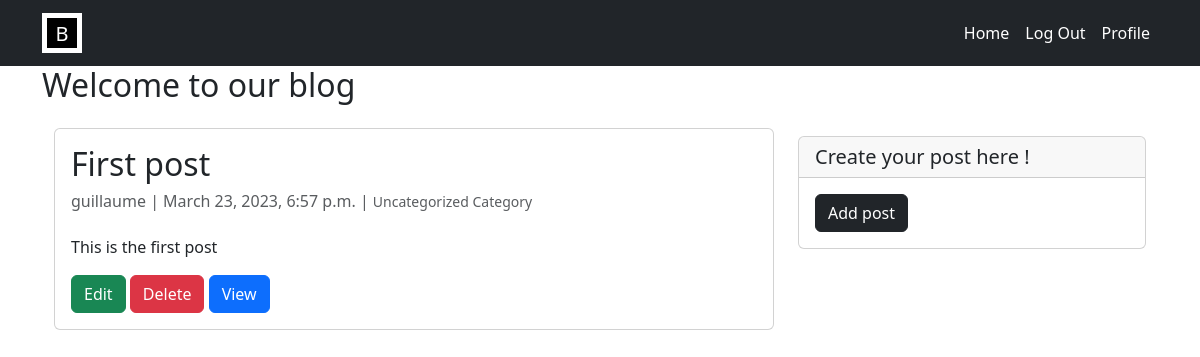
The app's page / (signed in), older data.
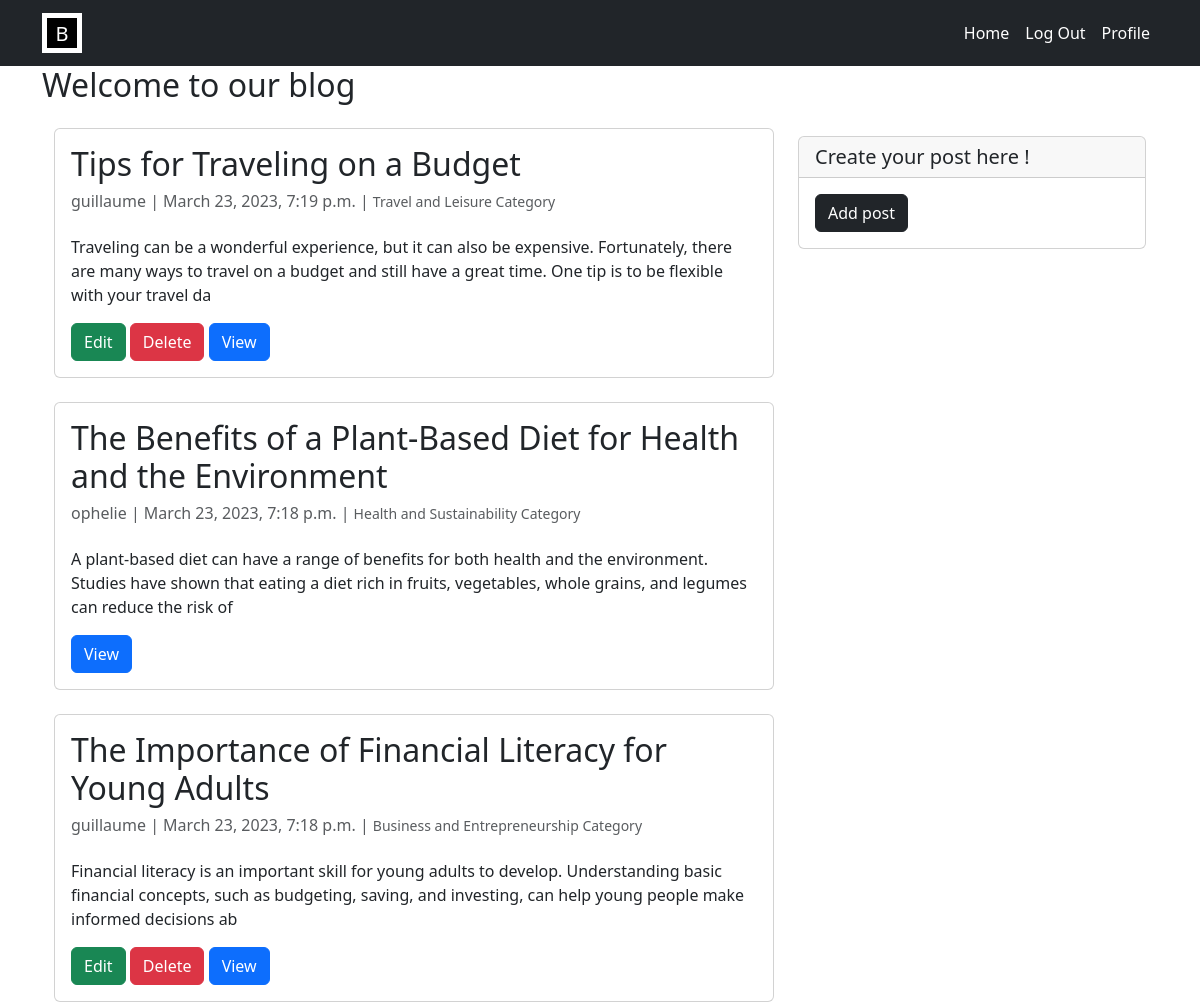
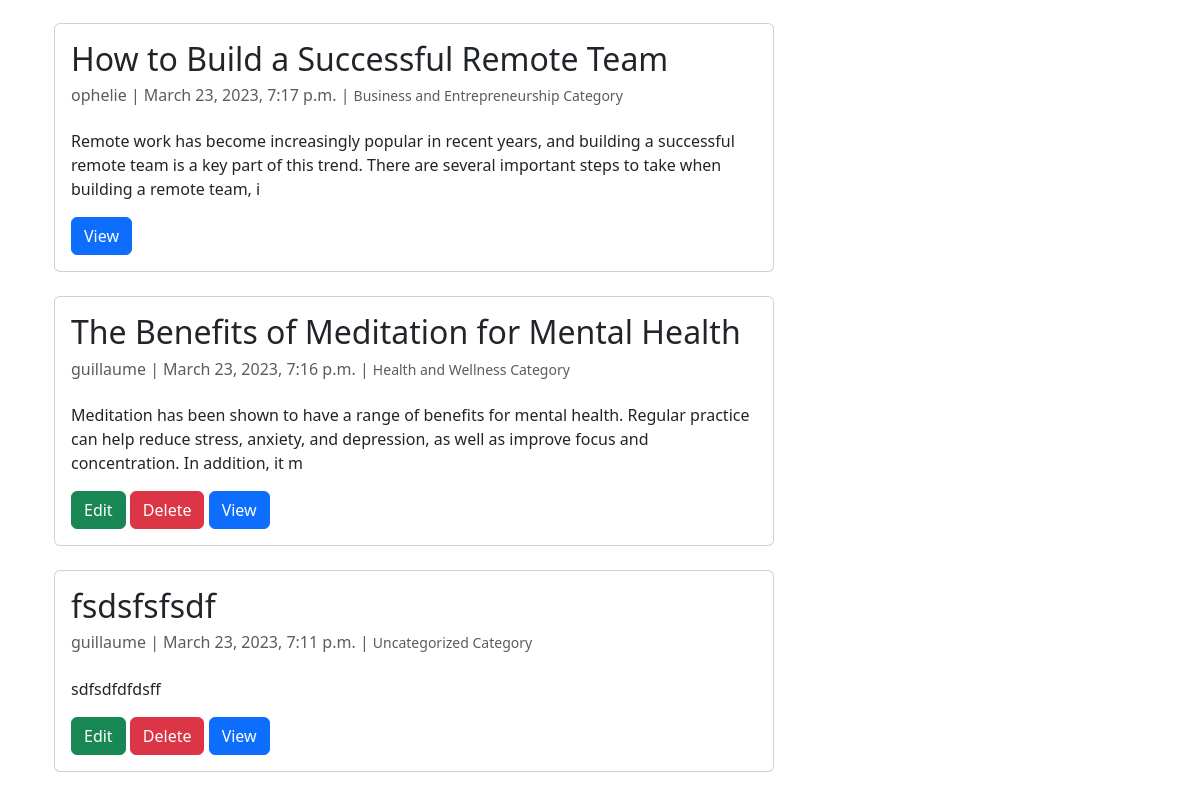
The same page, newer data (2 pictures, top to bottom).
### myblog/models.py (models this page shows, shortened)
class Post(models.Model):
    title = models.CharField(max_length=200, unique=True)
    author = models.ForeignKey(User, on_delete= models.CASCADE,related_name='posts')
    updated_on = models.DateTimeField(auto_now= True)
    content = models.TextField()
    created_on = models.DateTimeField(auto_now_add=True)
    slug = models.CharField(max_length=200, unique=True, null=False)
    category = models.ForeignKey(Category, on_delete=models.PROTECT, null=True)
    class Meta:
        ordering = ['-created_on']

class Category(models.Model):
    name = models.CharField(max_length=100, default='uncategorized')
    def __str__(self):
        return self.name

### myblog/views.py (the view)
# urls.py: path('', views.PostList.as_view(), name='home'),
class PostList(generic.ListView):
    queryset = Post.objects.order_by('-created_on')
    template_name = 'index.html'

### myblog/templates/index.html
{% extends 'base.html' %}
{% load widget_tweaks %}
{% block content %}
<h2>Welcome to our blog</h2>
<div class="container">
  <div class="row">
    <div class="col-md-8 mt-3 left">
      {% for post in post_list %}
        <div class="card mb-4">
          <div class="card-body">
            <h2 class="card-title">{{ post.title }}</h2>
            <p class="card-text text-muted h6">{{ post.author }} | {{ post.created_on}} | <small>{{ post.category }} Category</small></p>
            <p class="card-text mt-4">{{post.content|slice:":200" }}</p>
            {% if post.author == request.user %}
              <a href="{% url 'update_post' post.slug  %}" class="btn btn-success">Edit</a>
              <a href="{% url 'delete_post' post.slug  %}" class="btn btn-danger">Delete</a>
            {% endif %}
            <a href="{% url 'post_detail' post.slug %}" class="btn btn-primary">View</a>
          </div>
        </div>
      {% endfor %}
    </div>
    <div class="col-md-4 float-right ">
      <div class="card my-4">
        <h5 class="card-header">Create your post here !</h5>
        <div class="card-body">
          <a href="{% url 'add_post' %}" class="btn btn-dark">Add post</a>
        </div>
      </div>
    </div>
  </div>
</div>
{% endblock %}

Row changes from the older to the newer data that the page shows:
removed Post: title "First post", author "guillaume", created_on "March 23, 2023, 6:57 p.m.", category "Uncategorized", content "This is the first post", shows "Edit"
added Post: title "Tips for Traveling on a Budget", author "guillaume", created_on "March 23, 2023, 7:19 p.m.", category "Travel and Leisure", content "Traveling can be a wonderful experience, but it can also be expensive. Fortunately, there are many ways to travel on a budget and still have a great time. One tip is to be flexible with your travel da", shows "Edit"
added Post: title "The Benefits of a Plant-Based Diet for Health and the Environment", author "ophelie", created_on "March 23, 2023, 7:18 p.m.", category "Health and Sustainability", content "A plant-based diet can have a range of benefits for both health and the environment. Studies have shown that eating a diet rich in fruits, vegetables, whole grains, and legumes can reduce the risk of"
added Post: title "The Importance of Financial Literacy for Young Adults", author "guillaume", created_on "March 23, 2023, 7:18 p.m.", category "Business and Entrepreneurship", content "Financial literacy is an important skill for young adults to develop. Understanding basic financial concepts, such as budgeting, saving, and investing, can help young people make informed decisions ab", shows "Edit"
added Post: title "How to Build a Successful Remote Team", author "ophelie", created_on "March 23, 2023, 7:17 p.m.", category "Business and Entrepreneurship", content "Remote work has become increasingly popular in recent years, and building a successful remote team is a key part of this trend. There are several important steps to take when building a remote team, i"
added Post: title "The Benefits of Meditation for Mental Health", author "guillaume", created_on "March 23, 2023, 7:16 p.m.", category "Health and Wellness", content "Meditation has been shown to have a range of benefits for mental health. Regular practice can help reduce stress, anxiety, and depression, as well as improve focus and concentration. In addition, it m", shows "Edit"
added Post: title "fsdsfsfsdf", author "guillaume", created_on "March 23, 2023, 7:11 p.m.", category "Uncategorized", content "sdfsdfdfdsff", shows "Edit"
